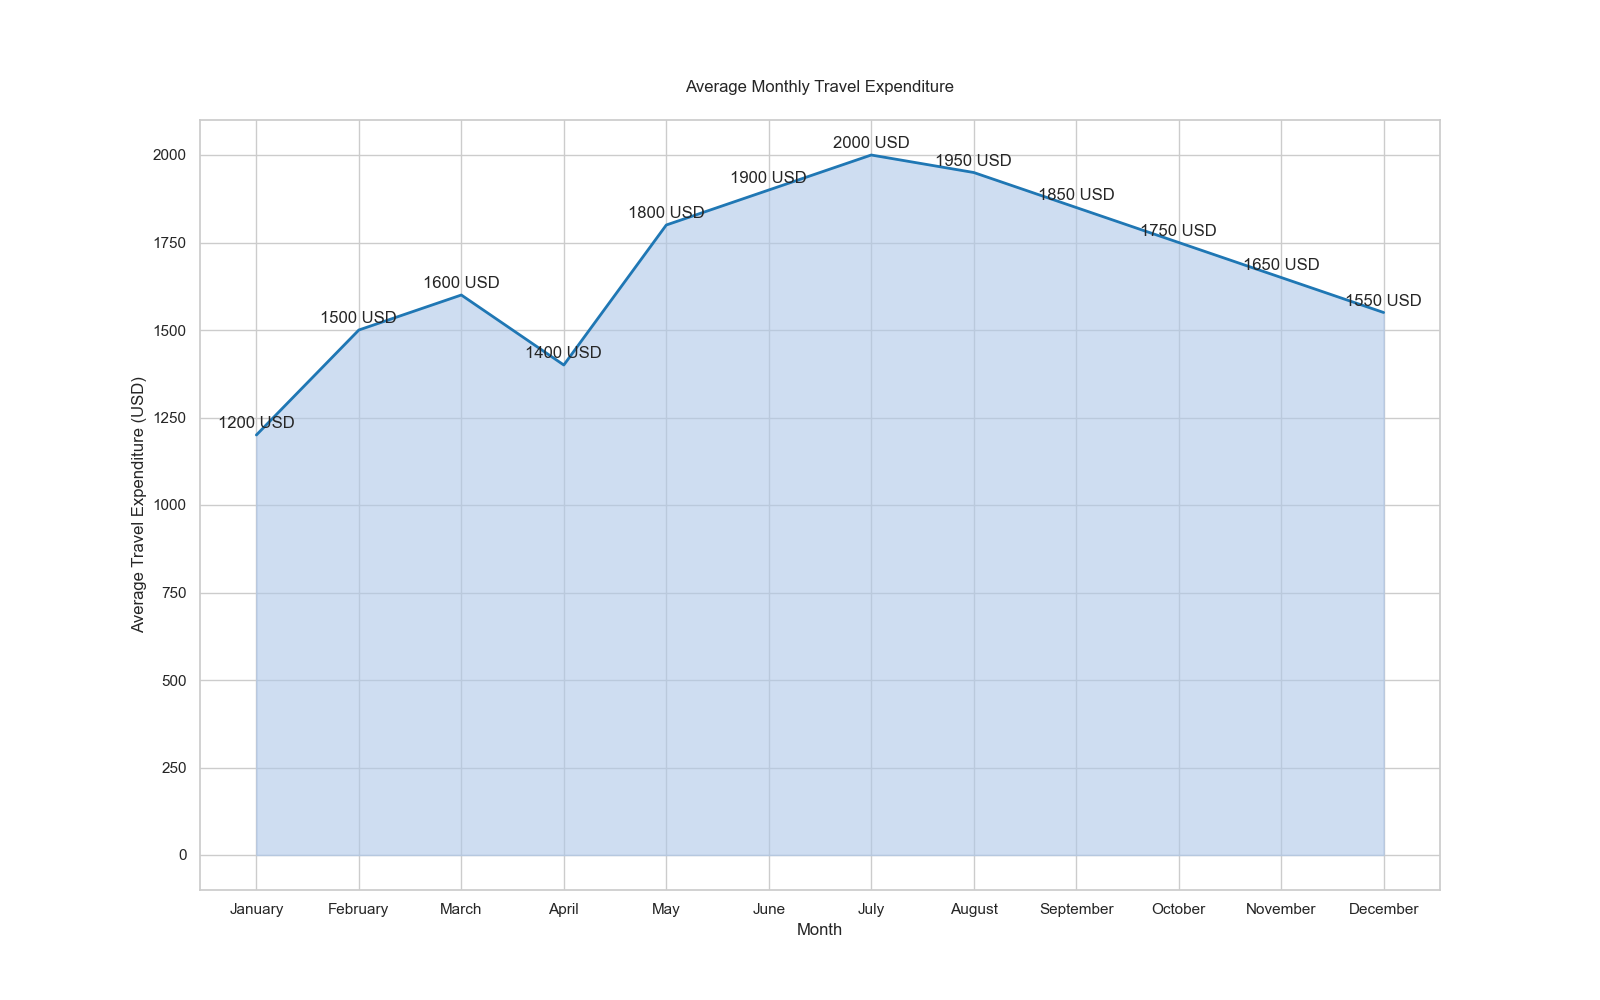

Write Python code to recreate this figure.

import pandas as pd
import matplotlib.pyplot as plt

# Data
data = {
    'Month': ['January', 'February', 'March', 'April', 'May', 'June', 'July', 'August', 'September', 'October', 'November', 'December'],
    'AvgTravelExpenditure': [1200, 1500, 1600, 1400, 1800, 1900, 2000, 1950, 1850, 1750, 1650, 1550]
}
df = pd.DataFrame(data)

# Convert 'Month' to categorical type with proper order
df['Month'] = pd.Categorical(df['Month'], categories=data['Month'], ordered=True)

# Create the area chart
plt.figure(figsize=(16, 10))
plt.plot(df['Month'], df['AvgTravelExpenditure'], lw=2, color='#1f77b4')
plt.fill_between(df['Month'], df['AvgTravelExpenditure'], color='#aec7e8', alpha=0.6)

# Annotate the chart with text labels
for i in range(df.shape[0]):
    plt.text(df['Month'][i], df['AvgTravelExpenditure'][i]+20, str(df['AvgTravelExpenditure'][i])+' USD', horizontalalignment='center')

# Customize the axes
plt.xlabel('Month')
plt.ylabel('Average Travel Expenditure (USD)')
plt.title('Average Monthly Travel Expenditure', pad=20)

# Show the final plot
plt.show()
